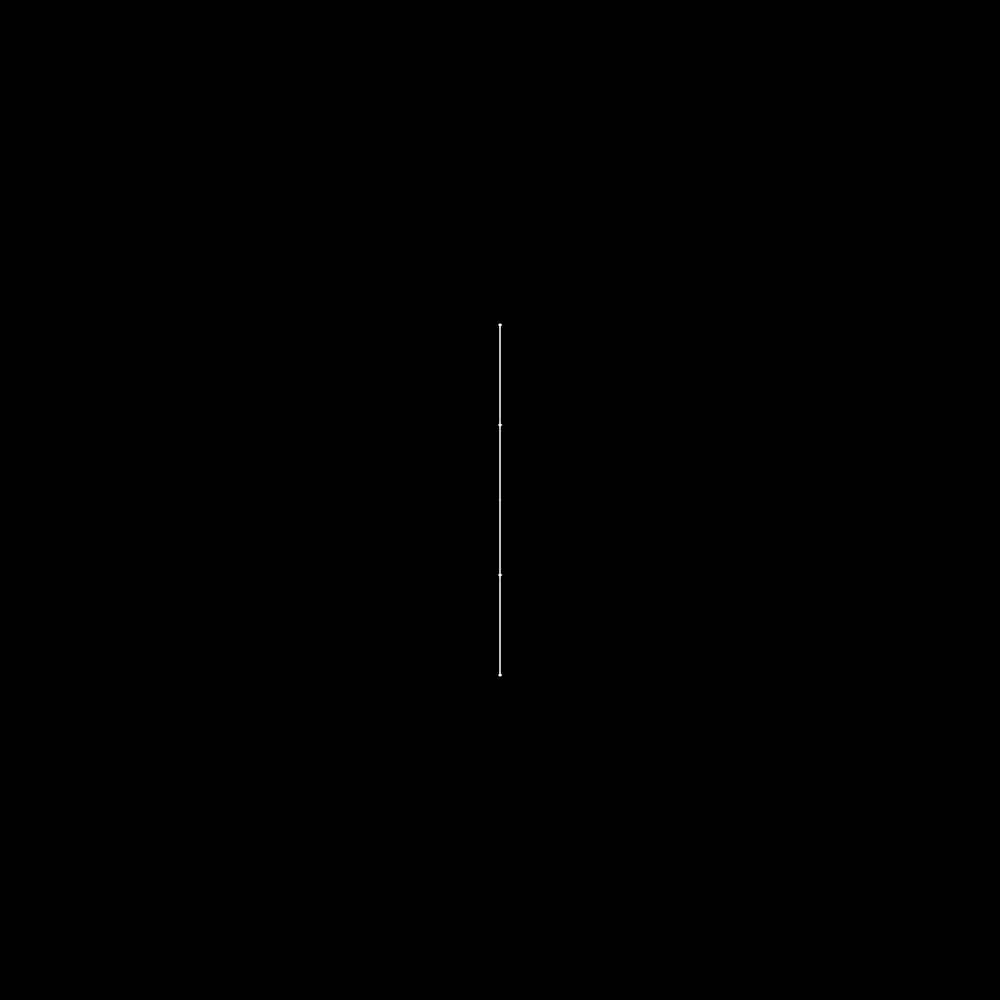
Frame 1 (no input)
Frame 60 (no input): identical to frame 1, image omitted
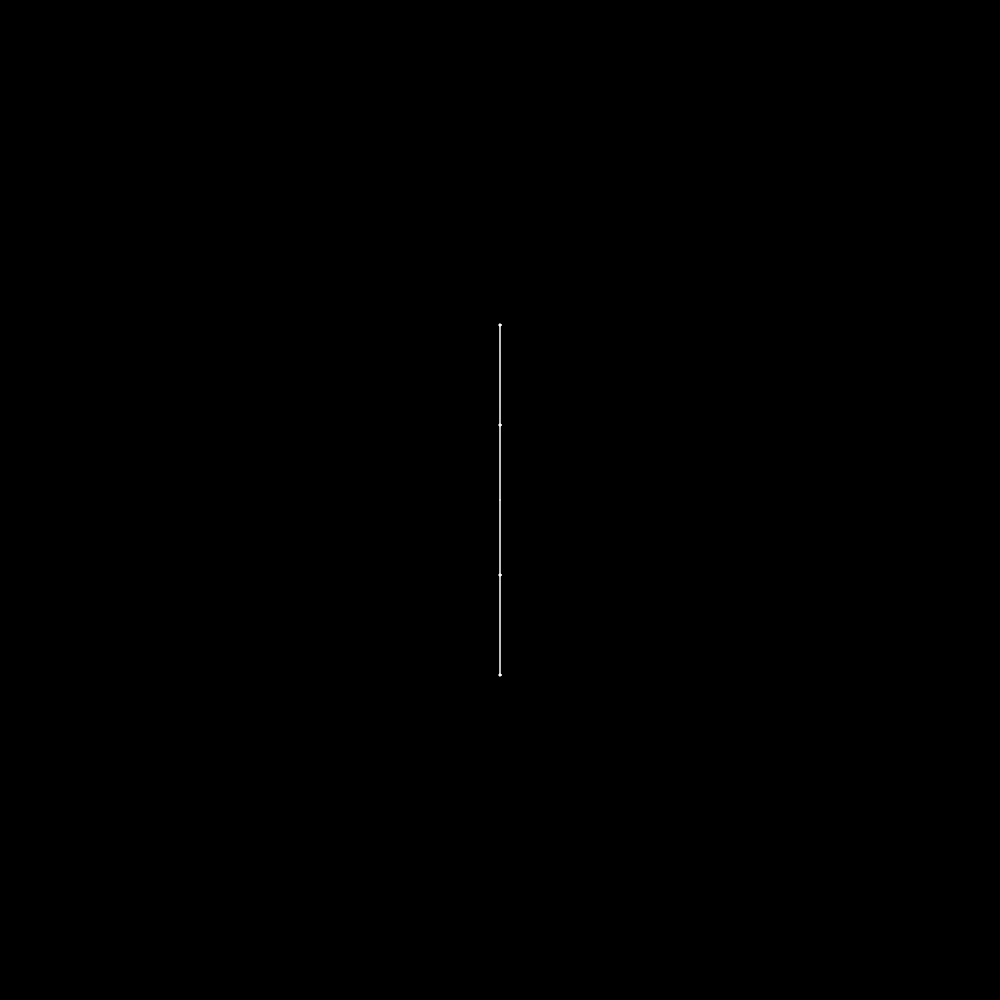
Frame 120 (the mouse pressed at the canvas centre since frame 60)

The p5.js sketch that drew these frames (run headless with seeded random() and noise() and a simulated clock; from frame 60 on, the mouse is pressed at the canvas centre):

// p5.js sketch
// ── sketch.js
const G = 1;

let buffer;

let pendulums = [];
const NO_OF_PENDULUMS = 10;

let cx;
let cy;

function setup() {
  createCanvas(windowHeight, windowHeight);
  background(0);

  cx = width / 2;
  cy = height / 2;

  let step = (PI / 2) * NO_OF_PENDULUMS;
  for (let i = 0; i < NO_OF_PENDULUMS; i++) {
    let x = cx;
    let y = cy;

    let m1 = 10;
    let m2 = 10;

    let r1 = 75;
    let r2 = 100;

    let a1 = i * step;
    let a2 = -a1;

    pendulum = new Pendulum(x, y, m1, m2, r1, r2, a1, a2);
    pendulums.push(pendulum);
  }

  buffer = createGraphics(width, height);
  buffer.background(0);
  buffer.translate(cx, cy);
}

function draw() {
  background(0);
  
  fill(255);
  stroke(255);

  image(buffer, 0, 0, width, height);

  for (let pendulum of pendulums) {
    pendulum.evaluate();
    pendulum.move();
    pendulum.draw();
  }
}

// ── pendulum.js
class Pendulum {
  constructor(x, y, m1, m2, r1, r2, a1, a2) {
    this.pos = createVector(x, y);

    this.m1 = m1;
    this.m2 = m2;

    this.r1 = r1;
    this.r2 = r2;

    this.a1 = a1;
    this.a2 = a2;
    this.a1V = 0;
    this.a2V = 0;
    this.a1A = 0;
    this.a2A = 0;
    
    this.px1 = -1;
    this.py1 = -1;
    
    this.px2 = -1;
    this.py2 = -1;
  }

  // calculate acc of both points
  evaluate() {
    // calculate a1 & a2
    let num1 = -G * (2 * this.m1 + this.m2) * sin(this.a1);
    let num2 = -this.m2 * G * sin(this.a1 - 2 * this.a2);
    let num3 = -2 * sin(this.a1 - this.a2) * this.m2;
    let num4 =
      this.a2V * this.a2V * this.r2 +
      this.a1V * this.a1V * this.r1 * cos(this.a1 - this.a2);

    let den =
      this.r1 *
      (2 * this.m1 + this.m2 - this.m2 * cos(2 * this.a1 - 2 * this.a2));

    this.a1A = (num1 + num2 + num3 * num4) / den;

    num1 = 2 * sin(this.a1 - this.a2);
    num2 = this.a1V * this.a1V * this.r1 * (this.m1 + this.m2);
    num3 = G * (this.m1 + this.m2) * cos(this.a1);
    num4 = this.a2V * this.a2V * this.r2 * this.m2 * cos(this.a1 - this.a2);

    den =
      this.r2 *
      (2 * this.m1 + this.m2 - this.m2 * cos(2 * this.a1 - 2 * this.a2));

    this.a2A = (num1 * (num2 + num3 + num4)) / den;
  }

  move() {
    // calculate vel, calculate angle
    this.a1V += this.a1A;
    this.a1 += this.a1V;

    this.a2V += this.a2A;
    this.a2 += this.a2V;
  }

  draw() {
    push();
    translate(this.pos.x, this.pos.y);

    // draw pendulums
    let x1 = this.r1 * sin(this.a1);
    let y1 = this.r1 * cos(this.a1);

    let x2 = x1 + this.r2 * sin(this.a2);
    let y2 = y1 + this.r2 * cos(this.a2);

    strokeWeight(0.5);
    line(0, 0, x1, y1);
    ellipse(x1, y1, this.m1 * 0.2);

    line(x1, y1, x2, y2);
    ellipse(x2, y2, this.m2 * 0.2);

    buffer.stroke(255, 50);
    if (frameCount > 1) {
      buffer.line(this.px2, this.py2, x2, y2);
      // buffer.line(this.px1, this.py1, x1, y1);
    }
    pop();
    
    this.px1 = x1;
    this.py1 = y1;
    
    this.px2 = x2;
    this.py2 = y2;
  }
}
